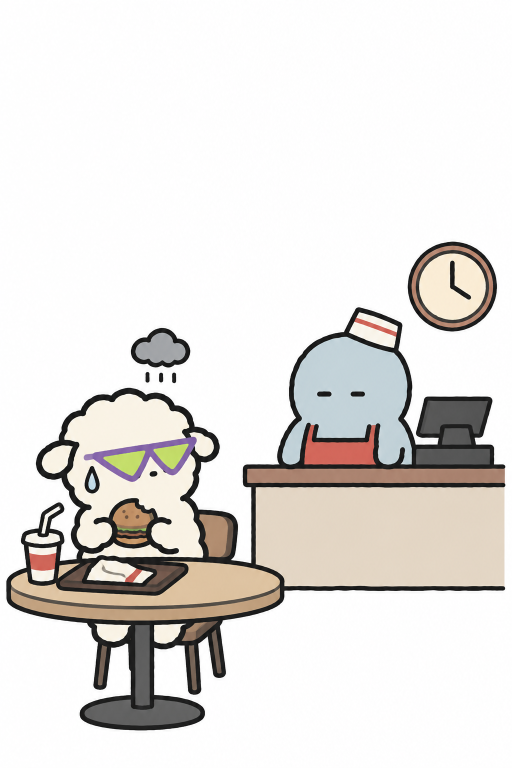
#> input picture episodes/ep01/img/cut4.png, 1024 x 1536 px (shown at 1/2 size)
$ python art_bbox.py ../episodes/ep01/img/cut4.png
#> lines starting #> are read from the running program, lines starting #| are printed output that depends on the picture
"""컷 이미지에서 그림이 차지하는 영역을 슬라이드 좌표(1080×1350)로 출력.
텍스트 위치를 눈대중이 아니라 측정값으로 잡기 위한 도구.

  python scripts/art_bbox.py episodes/ep01/img/cut4.png [...]
  --anchor bottom|center : compose.html의 object-position 기준 (기본 bottom)
"""
import argparse
from PIL import Image

def bbox(path, anchor):
#> called with path = '../episodes/ep01/img/cut4.png', anchor = 'bottom'
    im = Image.open(path).convert("L")
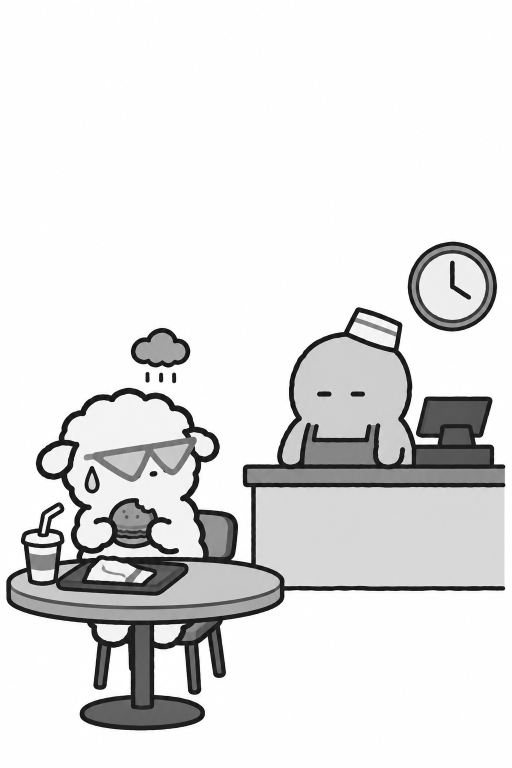
#> im: PIL image 1024x1536 L (shown at 1/2 size); min 0, max 255, mean 226
    w, h = im.size                      # 1024×1536
#> w = 1024; h = 1536
    ch = round(w * 1350 / 1080)         # 4:5 크롭 높이 1280
#> ch = 1280
    top = h - ch if anchor == "bottom" else (h - ch) // 2
#> top = 256
    crop = im.crop((0, top, w, top + ch))
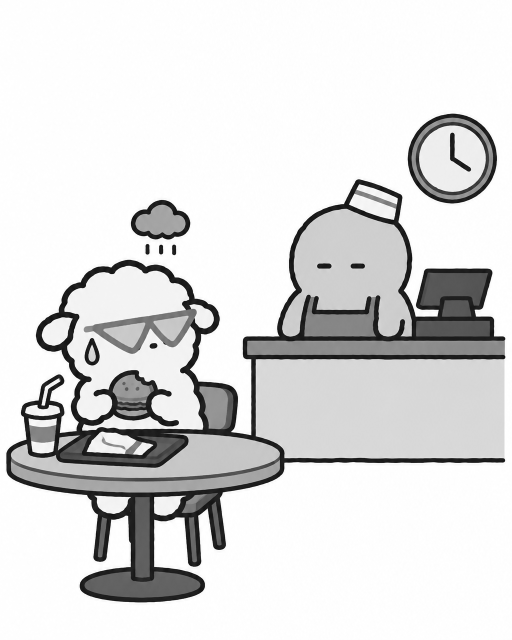
#> crop: PIL image 1024x1280 L (shown at 1/2 size); min 0, max 255, mean 220.4
    box = crop.point(lambda v: 255 if v < 235 else 0).getbbox()  # 흰 배경 제외
#> box = (12, 227, 1011, 1205)
    s = 1080 / w
#> s = 1.05
    return [round(v * s) for v in box] if box else None

if __name__ == "__main__":
    ap = argparse.ArgumentParser()
    ap.add_argument("files", nargs="+")
    ap.add_argument("--anchor", default="bottom", choices=["bottom", "center"])
    a = ap.parse_args()
    for f in a.files:
        b = bbox(f, a.anchor)
#> b = [13, 239, 1066, 1271]
        print(f"{f}: x {b[0]}-{b[2]}  y {b[1]}-{b[3]}  (빈 상단 {b[1]}px = {b[1]/13.5:.0f}%)")
#| ../episodes/ep01/img/cut4.png: x 13-1066  y 239-1271  (빈 상단 239px = 18%)

$ run again, with episodes/ep01/img/cut2.png copied over episodes/ep01/img/cut4.png
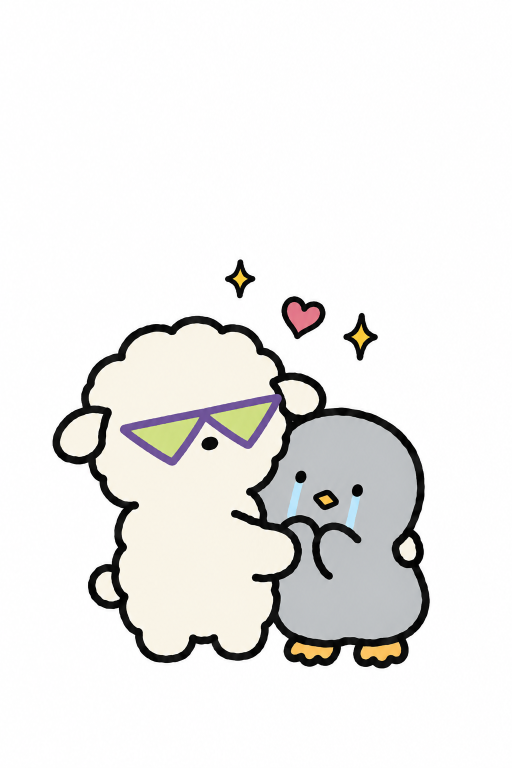
#> input picture episodes/ep01/img/cut2.png, 1024 x 1536 px (shown at 1/2 size)
#> in bbox, `crop = im.crop((0, top, w, top + ch))`:
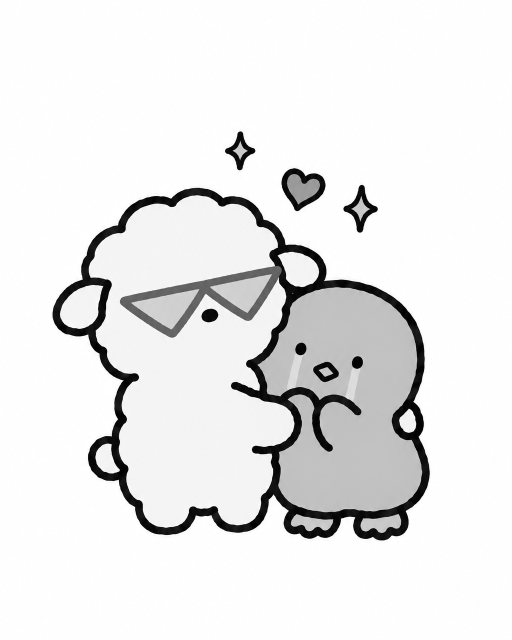
#> crop: PIL image 1024x1280 L (shown at 1/2 size); min 0, max 255, mean 232.1
#> box = (105, 262, 860, 1081)
#> b = [111, 276, 907, 1140]
#| ../episodes/ep01/img/cut4.png: x 111-907  y 276-1140  (빈 상단 276px = 20%)
